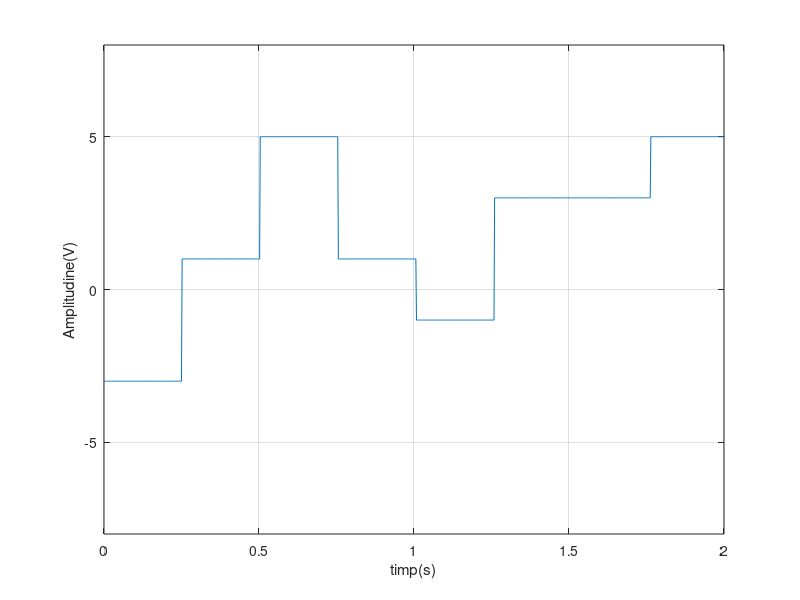

Write the MATLAB code that produced this figure.
%Se va genera un semnal cu rezolutie temporara de 2ms, 20ms, 200ms pentru un
%semnal continuu de tipul:
%3. Semnal dreptunghiular multinivel, aleator ? Durata fiec?rui 
%nivel: 0,25 s.Nivelurile 

%d) {-7,-5,-3,-1,1,3,5,7}

%Rezolutie temporara 2ms.punctul d)
%analog pentru 20ms 200ms doar ca se modifica __ din t=0:0.02/0.2:__
t=0:0.002:2.014;%variabila timp necesara pentru a afisa 8 nivele aleatoare
i=1;%contor
n=[-7,-5,-3,-1,1,3,5,7] ; %nivelele semnalului
pozitia=randi(length(n)); %cu functia randi extrag o pozitie aleatoare din n
Nivel_aleator=n(pozitia);%nivel_aleator ia valoarea din pozitia extrasa
v1=zeros(1,126); %t=0:0.002:0.25, de la 0 la 0.25 cu pasul de 0.002 sunt 126

for i=1:1:126  
    v1(i)=Nivel_aleator;  %umplu primul vector cu un nivel aleator
end
   
v2=zeros(1,126);
pozitia=randi(length(n));
Nivel_aleator=n(pozitia);
for i=1:1:126
    v2(i)=Nivel_aleator; %umplu al doi-lea vector cu un nivel aleator
end

v3=zeros(1,126);
pozitia=randi(length(n));
Nivel_aleator=n(pozitia);
for i=1:1:126
     v3(i)=Nivel_aleator;%umplu al trei-lea vector cu un nivel aleator
end

v4=zeros(1,126)
pozitia=randi(length(n));
Nivel_aleator=n(pozitia);

for i=1:1:126
    v4(i)=Nivel_aleator;%umplu al patru-lea vector cu un nivel aleator
end

v5=zeros(1,126)
pozitia=randi(length(n));
Nivel_aleator=n(pozitia);

for i=1:1:126
    v5(i)=Nivel_aleator;%umplu al cinci-lea vector cu un nivel aleator
end

v6=zeros(1,126)
pozitia=randi(length(n));
Nivel_aleator=n(pozitia);

for i=1:1:126
    v6(i)=Nivel_aleator;%umplu al sase-lea vector cu un nivel aleator
end

v7=zeros(1,126)
pozitia=randi(length(n));
Nivel_aleator=n(pozitia);

for i=1:1:126
    v7(i)=Nivel_aleator;%umplu al sapte-lea vector cu un nivel aleator
end

v8=zeros(1,126)
pozitia=randi(length(n));
Nivel_aleator=n(pozitia);

for i=1:1:126
    v8(i)=Nivel_aleator;%umplu al 8-lea vector cu un nivel aleator
end

V=[v1,v2,v3,v4,v5,v6,v7,v8];%concatenez vectorii 
plot(t,V),grid,axis([0 2 -8 8]),xlabel('timp(s)'),
ylabel('Amplitudine(V)');%afisez V=f(t);